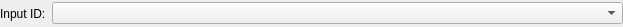
<?xml version="1.0" encoding="UTF-8"?>
<ui version="4.0">
 <class>CameraInputBusinessEventWidget</class>
 <widget class="QWidget" name="CameraInputBusinessEventWidget">
  <property name="geometry">
   <rect>
    <x>0</x>
    <y>0</y>
    <width>623</width>
    <height>27</height>
   </rect>
  </property>
  <property name="windowTitle">
   <string/>
  </property>
  <layout class="QHBoxLayout" name="horizontalLayout" stretch="0,1">
   <property name="leftMargin">
    <number>0</number>
   </property>
   <property name="topMargin">
    <number>0</number>
   </property>
   <property name="rightMargin">
    <number>0</number>
   </property>
   <property name="bottomMargin">
    <number>0</number>
   </property>
   <item>
    <widget class="QLabel" name="label">
     <property name="text">
      <string>Input ID:</string>
     </property>
    </widget>
   </item>
   <item>
    <widget class="QComboBox" name="relayComboBox"/>
   </item>
  </layout>
 </widget>
 <resources/>
 <connections/>
</ui>
